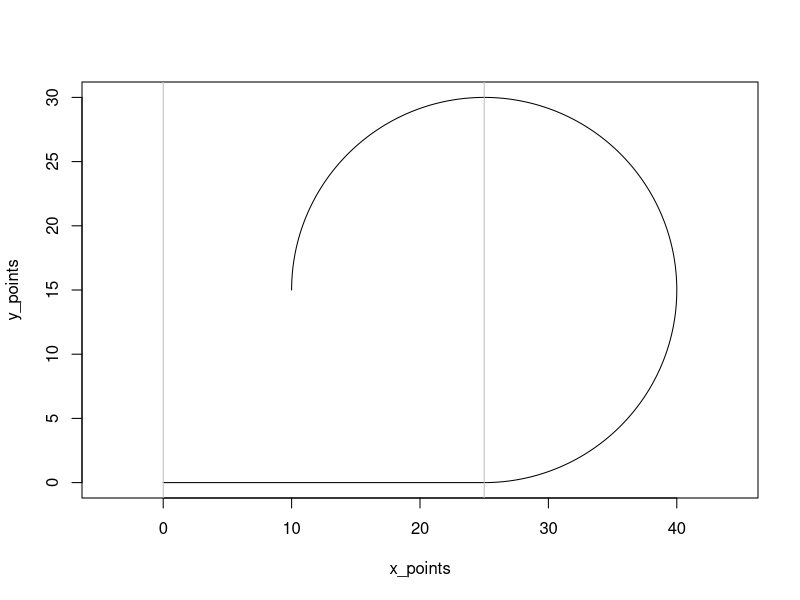
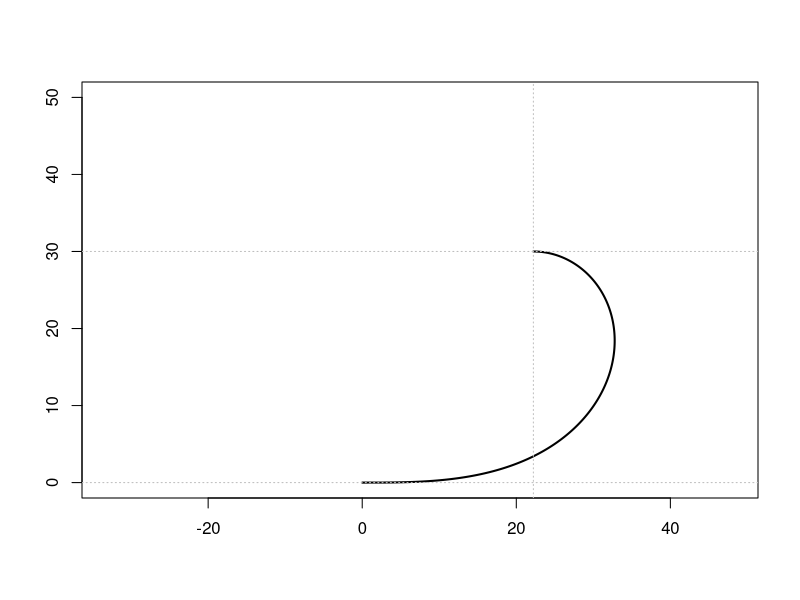
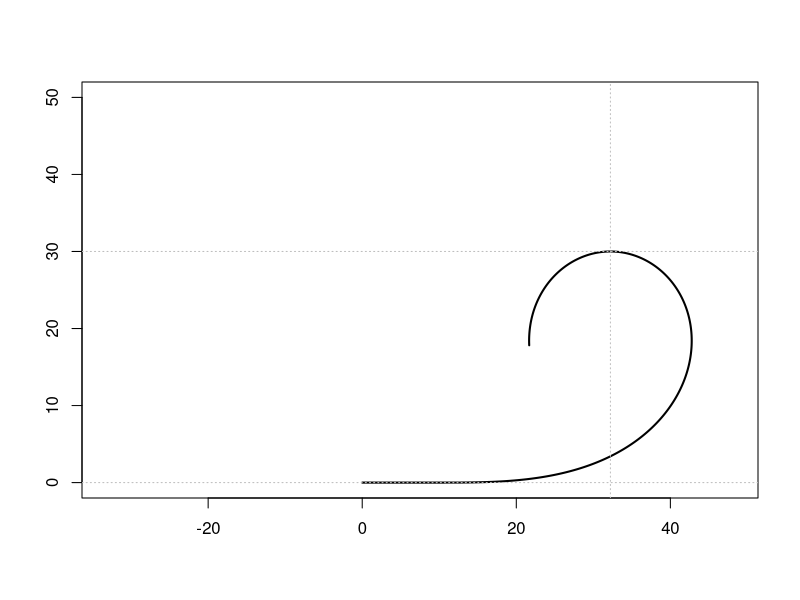
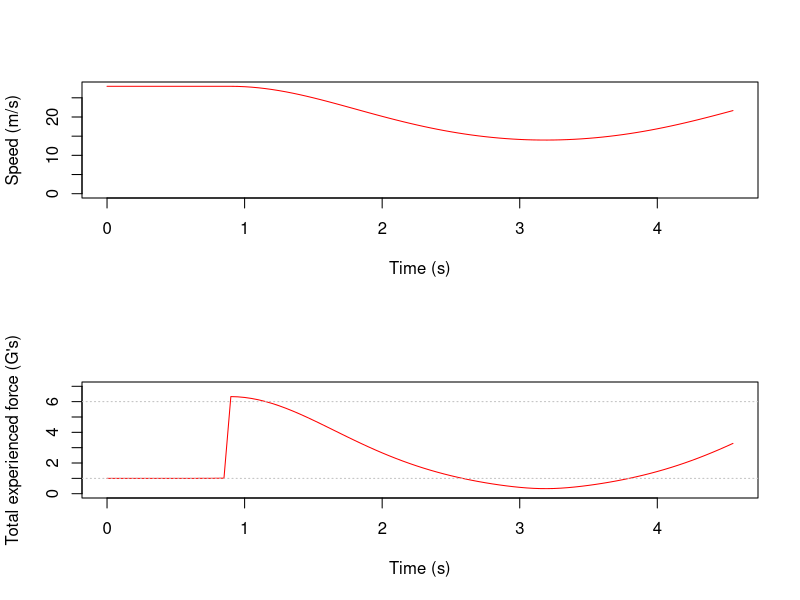
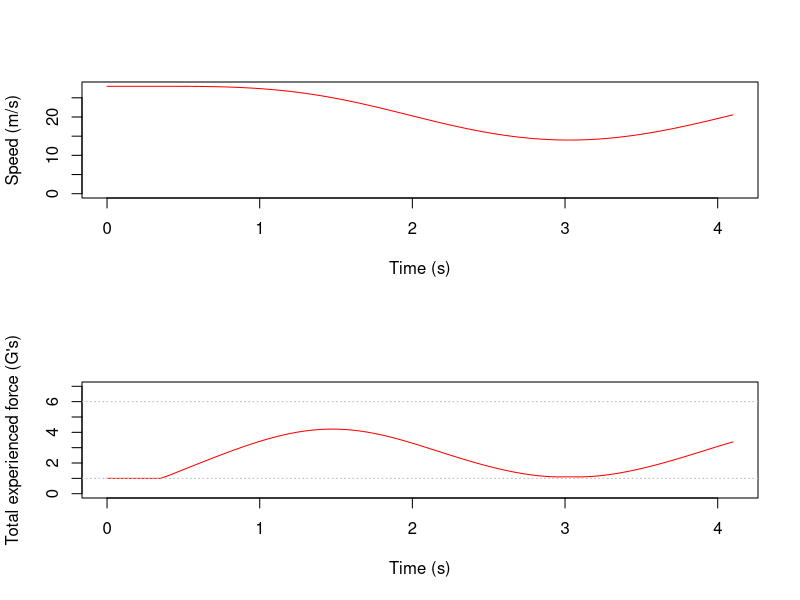
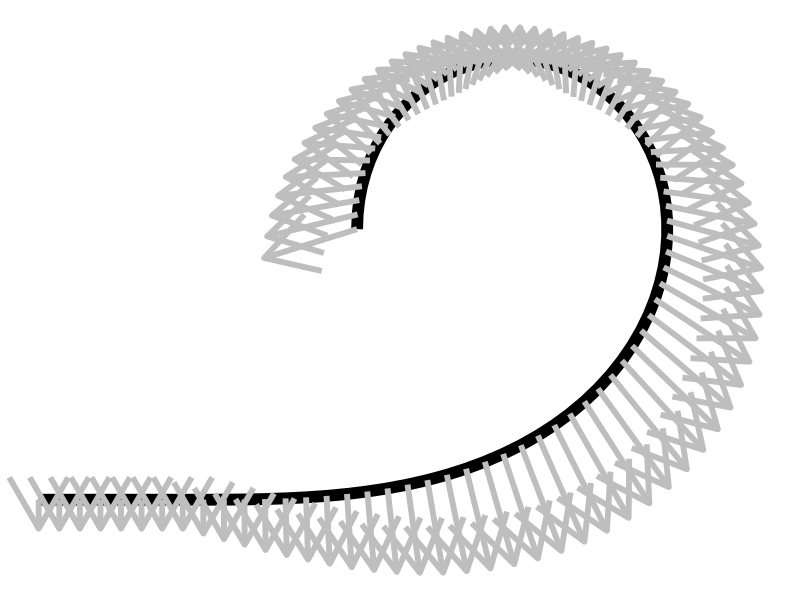

Generate these figures, in order, with R:
# Simulating G forces on different rollercoaster loop topologies
# www.overfitting.net
# https://www.overfitting.net/2025/08/simulando-loops-de-una-montana-rusa-con.html


library(pracma)  # fresnelC() and fresnelS() for clothoid
library(splines)
library(ggplot2)
library(Cairo)


# ChatGPT 5 prompt:
# -----------------
# Write R code to simulate the forces affecting a train on a rollercoaster:
# * The rollercoaster is defined by discrete points on two vectors
#   x (ground axis) and y (height axis), in the way: x=c(0, 1, 2, 3, 4, 5,...)
#   and y=c(0, 0, 0.5, 1, 2, 3.5, 5,...)
# * The simulation must be done time dependant in dt constant time steps.
#   This means you'll have to linearly interpolate along the definitory points
#   of the rollercoaster, not just give a force value for each rollercoaster
#   point, calculating the advance of the train along the path
# * The train is defined by a punctual mass m (but this should be irrelevant
#   since it cancels on all equations) starting from point (0,0) at initial speed
#   v0 left to right
# * You must calculate the sum of two forces: Fg=m*g and Fc=m*v^2/r, where Fg
#   is the gravity force and always points down and Fc is the centrifugal force
#   trying to evade the rollercoaster in a perpendicular direction.
# * Apply energy conservation: 1/2*m*v0^2=m*g*H to obtain each v speed
# 
# Do you need something else before beginning?



################################################

# 1. SIMULATION PARAMETERS

g <- 9.80665    # gravity (m/s^2)
v0 <- 28        # initial speed (m/s)
t_max <- 999    # max simulation time (s)
dt <- 0.05      # time step (s)
m <- 1          # mass (kg), cancels out



################################################

# 2. DEFINE CIRCLE / CLOTHOID ROLLERCOASTER


NRESOL=5000
for (type in c('circular', 'clothoid')) {
    # Define discrete track points
    if (type=='circular') {
        R=15
        H=2*R
        
        # Add initial flat track
        Offset=25
        par=seq(0, 3/4*2*pi, length.out=NRESOL)
        x_points=c(seq(0, Offset*0.9, length.out=10), R*sin(par)+Offset)
        y_points=c(seq(0, 0, length.out=10), R*(1-cos(par)))
        
        plot(x_points, y_points, asp=1, type='l')
        abline(v=c(0,Offset), col='gray')
    } else if (type=='clothoid') {
        L=90   # clothoid total length (m)
        s=seq(0, L, length.out=NRESOL)
        RMIN=61.6297  # min curvature radius (m) for max height=30m
        A=(RMIN*L/pi)^0.5  # ensure at s=L radius of curvature becomes Rmin
        
        # Calculate clothoid (x,y) positions
        u=s/A
        x=A*fresnelC(u)
        y=A*fresnelS(u)
        
        # Truncate and simmetrize clothoid
        H=max(y)
        pos=which(y==H)
        x=x[1:pos]
        y=y[1:pos]
        
        # Plot clothoid
        plot(x, y, col='black', lwd=2, type="l", asp=1, xlim=c(-30,45), ylim=c(0,50),  # NULL plot
             xlab="", ylab="")
        abline(h=c(0,30), v=x[pos], col='gray',lty='dotted')
        
        SIME=1000
        x=c(x, -x[(pos-1):(pos-SIME)]+x[pos]*2)
        y=c(y,  y[(pos-1):(pos-SIME)])
        
        # Add initial flat track
        Offset=10
        x_points=c(seq(0, Offset*0.9, length.out=10), x+Offset)
        y_points=c(seq(0, 0, length.out=10), y)
        
        
        plot(x_points, y_points, col='black', lwd=2, type="l",
             asp=1, xlim=c(-30,45), ylim=c(0,50),  # NULL plot
             xlab="", ylab="")
        abline(h=c(0,30), v=x[pos]+Offset, col='gray',lty='dotted')
    }
    
    # Check loop height vs initial speed compatibility
    Hmax=v0^2/(2*g)
    v0min=(2*g*H)^0.5
    if (H>Hmax) stop("Loop height / initial speed incompatibility")
    
    
    
    ################################################
    
    # 3. CALCULATE ROLLERCOASTER
    
    
    # Parameterize path by cumulative distance 's'
    dx <- diff(x_points)
    dy <- diff(y_points)
    ds <- sqrt(dx^2 + dy^2)
    s_points <- c(0, cumsum(ds))
    
    # Total track length (m)
    s_total <- max(s_points)
    
    # Create spline interpolation functions for x(s) and y(s)
    x_spline <- splinefun(s_points, x_points, method = "natural")
    y_spline <- splinefun(s_points, y_points, method = "natural")
    
    # Derivative functions (1st and 2nd derivatives)
    x_prime <- function(s)  x_spline(s, deriv = 1)
    x_dprime <- function(s) x_spline(s, deriv = 2)
    y_prime <- function(s)  y_spline(s, deriv = 1)
    y_dprime <- function(s) y_spline(s, deriv = 2)
    
    # Curvature function kappa(s) = |x'y'' - y'x''| / (x'^2 + y'^2)^(3/2)
    curvature <- function(s) {
        num <- x_prime(s) * y_dprime(s) - y_prime(s) * x_dprime(s)
        den <- (x_prime(s)^2 + y_prime(s)^2)^(3/2)
        abs(num) / den
    }
    
    # Energy conservation: total_energy = kinetic + potential at start
    y0 <- y_points[1]
    total_energy <- 0.5 * v0^2 + g * y0  # mass cancels out
    
    # Initialize vectors to store results
    time_vec <- numeric()
    s_vec <- numeric()
    x_vec <- numeric()
    y_vec <- numeric()
    v_vec <- numeric()
    Fg_vec <- numeric()
    Fc_vec <- numeric()
    
    # Simulation loop
    s <- 0       # initial path length coordinate
    t <- 0
    
    while (t < t_max && s <= s_total) {
        # Position
        x <- x_spline(s)
        y <- y_spline(s)
        
        # Calculate speed from energy conservation:
        # 0.5 v^2 + g*y = total_energy  => v = sqrt(2*(total_energy - g*y))
        v_sq <- 2 * (total_energy - g * y)
        # set velocity to zero if train “stops” climbing
        if (v_sq < 0) {
            v <- 0
            # optionally break to stop simulation here
            print(paste0("Simulation stopped at t=", t, " for losing all speed"))
            break
        } else {
            v <- sqrt(v_sq)
        }
    
        # Calculate radius of curvature r = 1/kappa
        k <- curvature(s)
        if (length(k) == 0 || is.na(k) || k == 0) {
            r <- Inf
        } else {
            r <- 1 / k
        }
        
        # Forces magnitudes (mass cancels)
        Fg <- g          # constant gravity force magnitude
        Fc <- v^2 / r    # centrifugal force magnitude
        
        # Store results
        time_vec <- c(time_vec, t)
        s_vec <- c(s_vec, s)
        x_vec <- c(x_vec, x)
        y_vec <- c(y_vec, y)
        v_vec <- c(v_vec, v)
        Fg_vec <- c(Fg_vec, Fg)
        Fc_vec <- c(Fc_vec, Fc)
        
        # Advance s by ds = v * dt (distance along path)
        s <- s + v * dt
        
        # Advance time
        t <- t + dt
    }
    
    # Combine results into a data frame
    results <- data.frame(time = time_vec,
                          s = s_vec,
                          x = x_vec,
                          y = y_vec,
                          v = v_vec,
                          Fg = Fg_vec,
                          Fc = Fc_vec)
    
    
    # Calculate unit tangent vector (dx/ds, dy/ds)
    tangent_x <- x_prime(results$s)
    tangent_y <- y_prime(results$s)
    tangent_length <- sqrt(tangent_x^2 + tangent_y^2)
    tangent_x <- tangent_x / tangent_length
    tangent_y <- tangent_y / tangent_length
    
    # Calculate unit normal vector by rotating tangent 90 degrees CCW:
    # normal = (-tangent_y, tangent_x)
    normal_x <- -tangent_y
    normal_y <- tangent_x
    
    # Force vectors components
    # Gravity force points down (0, -Fg)
    Fg_x <- rep(0, length(results$x))
    Fg_y <- -results$Fg  # downward force magnitude
    
    # Centrifugal force points along normal (outward)
    Fc_x <- normal_x * results$Fc
    Fc_y <- normal_y * results$Fc
    
    
    
    ################################################
    
    # 4. PLOT SUM OF FORCES ALONG ROLLERCOASTER
    
    # Calculate unit tangent vector (dx/ds, dy/ds)
    tangent_x <- x_prime(results$s)
    tangent_y <- y_prime(results$s)
    tangent_length <- sqrt(tangent_x^2 + tangent_y^2)
    tangent_x <- tangent_x / tangent_length
    tangent_y <- tangent_y / tangent_length
    
    # Calculate unit normal vector by rotating tangent 90 degrees CCW:
    normal_x <-  tangent_y
    normal_y <- -tangent_x
    
    # Force vectors components
    Fg_x <- rep(0, length(results$x))
    Fg_y <- -results$Fg
    
    Fc_x <- normal_x * results$Fc
    Fc_y <- normal_y * results$Fc
    
    # Vector sum components
    Fsum_x <- Fg_x + Fc_x
    Fsum_y <- Fg_y + Fc_y
    results$Ft <- sqrt(Fsum_x^2 + Fsum_y^2)  # total G force experienced
    
    
    # Show simulation parameters and results
    text=paste0("SIMULATION PARAMETERS AND RESULTS:\n\n",
                "Loop height: ", round(H,1), "m (min initial speed: ", round(v0min, 1), "m/s = ", round(v0min/1000*3600,1),"km/h)\n",
                "Initial speed: ", round(v0, 1), "m/s = ", round(v0/1000*3600,1),"km/h (max loop height: ", round(Hmax, 1), "m)\n",
                "Total track length: ", round(s_total, 1), "m\n",
                "Total simulation time: ", round(max(results$time), 1), "s\n",
                "[min, max] speed reached: [", round(min(results$v), 1), ", ",
                    round(max(results$v), 1), "] m/s\n",
                "[min, max] acceleration experienced: [", round(min(results$Ft)/g, 1), ", ",
                    round(max(results$Ft)/g, 1), "] G's\n")
    cat(text)
    
    
    # Scale factor for plotting
    scale_factor <- 0.2  # 0.1
    Fg_x_plot <- Fg_x * scale_factor
    Fg_y_plot <- Fg_y * scale_factor
    Fc_x_plot <- Fc_x * scale_factor
    Fc_y_plot <- Fc_y * scale_factor
    Fsum_x_plot <- Fsum_x * scale_factor
    Fsum_y_plot <- Fsum_y * scale_factor
    
    # Data frames for arrows
    arrows_Fg <- data.frame(
        x = results$x, y = results$y,
        xend = results$x + Fg_x_plot, yend = results$y + Fg_y_plot,
        Force = "Gravity"
    )
    
    arrows_Fc <- data.frame(
        x = results$x, y = results$y,
        xend = results$x + Fc_x_plot, yend = results$y + Fc_y_plot,
        Force = "Centrifugal"
    )
    
    arrows_sum <- data.frame(
        x = results$x, y = results$y,
        xend = results$x + Fsum_x_plot, yend = results$y + Fsum_y_plot,
        Force = "Total"
    )
    
    # Combine Fg and Fc into one for dim gray arrows
    arrows_individual <- rbind(arrows_Fg, arrows_Fc)
    
    # Plot
    x_mid=11  # <- mean(range(results$x))*1.2
    y_mid=5  # <- mean(range(results$y))
    CairoPNG(paste0(type, "_", round(H), "m_", round(v0), "ms_Graph.png"),
             width=1080, height=1080)
        ggplot() +
            geom_path(data = results, aes(x = x, y = y), color = "black", linewidth = 1) +
            geom_segment(data = arrows_individual,
                         aes(x = x, y = y, xend = xend, yend = yend),
                         arrow = arrow(length = unit(0.15, "cm")),
                         color = alpha("gray70", 0.6),
                         size = 0.3) +
            geom_segment(data = arrows_sum,
                         aes(x = x, y = y, xend = xend, yend = yend),
                         arrow = arrow(length = unit(0.3, "cm")),
                         color = "red",
                         size = 0.4) +
            annotate("text", x = x_mid, y = y_mid, label = text, color = "blue", size = 5, fontface = "bold") +
            coord_equal() +
            labs(title = paste0("'", type, "' rollercoaster simulation"),
                 x = "X (m)", y = "Y (m)") +
            theme_minimal() +
            xlim(0, 50) + ylim(-15, 35)
    dev.off()
    
    
    
    ################################################
    
    # 5. PLOT SPEED AND G FORCES vs TIME
    CairoPNG(paste0(type, "_", round(H), "m_", round(v0), "ms_Plots512.png"),
             width=512, height=800)
    par(mfrow = c(2, 1))
        
        # Plot speed
        plot(results$time, results$v, ylim=c(0,max(results$v)), type='l', col='red',
             xlab="Time (s)", ylab="Speed (m/s)")
        
        # Plot G forces
        plot(results$time, results$Ft/g, ylim=c(0,7), type='l', col='red',
             xlab="Time (s)", ylab="Total experienced force (G's)")
        abline(h=c(1,6), col="gray", lty="dotted")
        
        par(mfrow = c(1, 1))
    dev.off()

}





# Creative blueprint plotting
CairoPNG("blueprint_rollercoaste.png", width=1080*3, height=1080*3)
ggplot() +
    geom_path(
        data = results,
        aes(x = x, y = y),
        color = "black",
        linewidth = 4
    ) +
    geom_segment(
        data = arrows_sum,
        aes(x = x, y = y, xend = xend, yend = yend),
        arrow = arrow(length = unit(1.5, "cm")),
        color = "gray",
        linewidth = 2
    ) +
    coord_equal() +
    theme_void()  # removes axes, gridlines, and background
dev.off()
